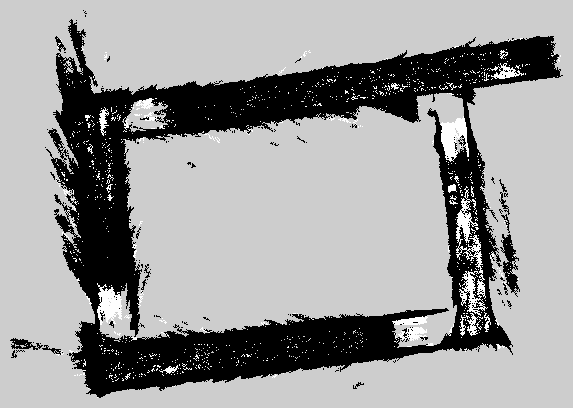
#> input picture self-driving/Realsense_d435/path_planning/aa.png, 573 x 408 px
$ python lobby_optimization_sample.py
#> lines starting #> are read from the running program, lines starting #| are printed output that depends on the picture; after the words box and inside, x2 and y2 are one past the last pixel; in counts of white or black regions, pixels touching at a corner belong together
#> in pathplanning, img is the input picture: shape (408, 573, 3); min 0, max 254, mean 154.8
import matplotlib.pyplot as plt
import pyfmm
import time
import cv2
import numpy as np
import imutils
import random


class Node():
    """A node class for A* Pathfinding"""

    # [8 lines left out: function __init__, not called in this run]

    def __eq__(self, other):
        return self.position == other.position


def convert2list(img):
    height, width = img.shape
    maze = np.zeros((height, width), np.uint8)
    for i in range(width):
        for j in range(height):
            maze[j][i] = 1 if img[j][i] > 0 else 0

    return maze.tolist()


def img2binList(img, lenWidth, GRID_SIZE=50, verbose=0):
#> called with lenWidth = 3580, GRID_SIZE = 20, verbose = 0
    global DISTANCECOSTMAP
    gray = cv2.cvtColor(img, cv2.COLOR_BGR2GRAY)

    _, gray = cv2.threshold(gray, 112, 255, cv2.THRESH_BINARY_INV)
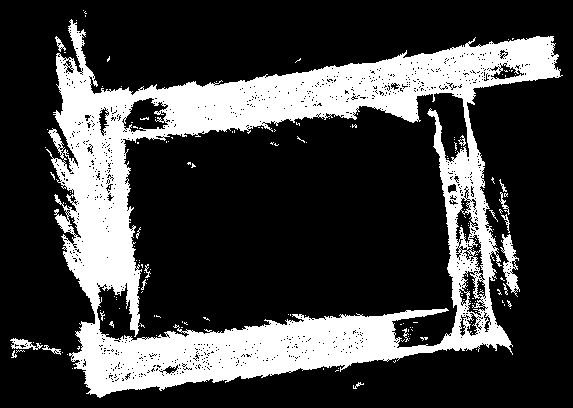
#> gray: shape (408, 573); 25.1% white; 166 white regions (148 under 20 px)
    if verbose:
        cv2.imshow("img", gray)
        cv2.waitKey(0)

    cnts = cv2.findContours(gray.copy(), cv2.RETR_EXTERNAL,
                            cv2.CHAIN_APPROX_SIMPLE)
#> cnts = 54 contours, 47 with area under 20; largest, box (x1, y1, x2, y2) and area: (46, 19, 563, 398) 127938, (500, 234, 520, 297) 484, (10, 338, 43, 350) 164, (55, 36, 66, 52) 53, (42, 345, 61, 355) 42, (499, 192, 510, 215) 36, (501, 214, 510, 233) 26
    cnts = imutils.grab_contours(cnts)
    locs = []

    height, width = gray.shape
#> height = 408; width = 573
    tmp = np.zeros((height, width), np.uint8)

    idxLargest = 0
    areaLargest = 0
    # loop over the contours
    for (i, c) in enumerate(cnts):
        # compute the bounding box of the contour, then use the
        # bounding box coordinates to derive the aspect ratio
        (x, y, w, h) = cv2.boundingRect(c)
        if w * h > areaLargest:
            idxLargest = i
            areaLargest = w * h
        cv2.rectangle(tmp, (x, y), (x + w, y + h), (255, 0, 0), 2)
#> this loop made 54 passes
#> (x, y, w, h, areaLargest) on passes 1, 13, 16, 25, 51: (353, 382, 11, 7, 77), (42, 345, 19, 10, 190), (10, 338, 33, 12, 396), (500, 234, 20, 63, 1260), (46, 19, 517, 379, 195943)
#> (x, y, w, h) on passes 3, 5, 6, 7, 8, 9: (338, 368, 1, 1), (72, 368, 1, 1), (393, 360, 3, 3), (67, 354, 1, 1), (62, 352, 1, 1), (16, 350, 9, 3)
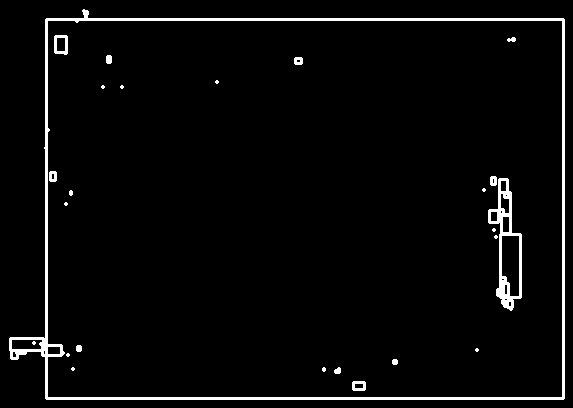
#> tmp: shape (408, 573); 3.4% white; 25 white regions (12 under 20 px), largest, box (x1, y1, x2, y2) and area: (9, 9, 565, 400) 5922, (488, 178, 522, 311) 1304, (54, 35, 68, 55) 162
#> after the loop, areaLargest = 195943; idxLargest = 50

    if verbose:
        # print("found largest contour outline")
        cv2.imshow("img", tmp)
        cv2.waitKey(0)

    # print("cropping image as largest contour")
    (x, y, w, h) = cv2.boundingRect(cnts[idxLargest])
#> x = 46; y = 19; w = 517; h = 379
    gray = gray[y:y + h, x:x + w]
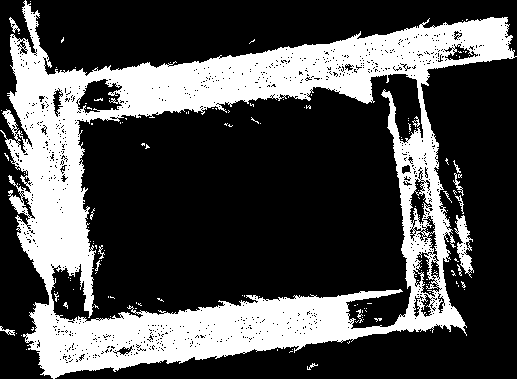
#> gray: shape (379, 517); 29.9% white; 157 white regions (141 under 20 px), largest, box (x1, y1, x2, y2) and area: (0, 0, 517, 379) 57054, (454, 215, 474, 278) 535, (453, 173, 464, 196) 65
    if verbose:
        cv2.imshow("img", gray)
        cv2.waitKey(0)

    mapWidth = (int)(lenWidth // GRID_SIZE)
    mapHeight = (int)((h / w) * lenWidth // GRID_SIZE)
#> mapHeight = 131
    print("the map will be created by the size: " + str(mapWidth) + " X " + str(mapHeight))
#| the map will be created by the size: 179 X 131

    resized_gray = imutils.resize(gray, width=mapWidth)  # resize the map for convolution
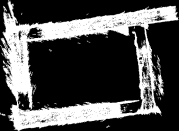
#> resized_gray: shape (131, 179); min 0, max 255, mean 76.2
    _, resized_gray = cv2.threshold(resized_gray, 1, 255, cv2.THRESH_BINARY)
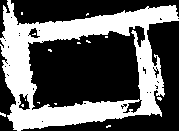
#> resized_gray: shape (131, 179); 37.7% white; 15 white regions (14 under 20 px), largest, box (x1, y1, x2, y2) and area: (0, 0, 179, 131) 8727
    if verbose:
        cv2.imshow("img", resized_gray)
        cv2.waitKey(0)
    maze = convert2list(resized_gray)
#> maze = 131 items
    my_maze = np.array(maze)
    solution = pyfmm.march(my_maze == 1, batch_size=10000)[0] # NOTE : white area means walkable area
    DISTANCECOSTMAP = solution

    # cv2.destroyAllWindows()
    return maze


# [141 lines left out: functions distcost, random_walkable_position, walkable_plane_list, convert2meter, astar, not called in this run]


def pathplanning(start, end, image_path, verbose=0):
    # Running Time Check
    starttime = time.time()

	# Convert map image to binary list
    img = cv2.imread(image_path)
    maze = img2binList(img, lenWidth=3580, GRID_SIZE=20, verbose=0) #cm, 1000 for E5-223
    # Start and End point setting

    print("Start =", start, '\n', "End =", end)

    # Procedure Checking
    print(" ", "Path planning Proceeding...", " ")

    path = astar(maze, start, end)
    print("Path planning Succeed")
    print("time :", time.time() - starttime)

    if verbose:
        # Print generated Path (in grid scale and meter scale)
        print("Path : ", path)
        print("Meter scale Path : ", convert2meter(path))

        # Visualizing binary map and generated path
        showmaze = np.array(maze).astype(np.uint8)
        showmaze *= 255
        num_of_searched_node = 0
        """
        for walkable in walkable_plane_list(100, 100):          # checking walkable plane
        showmaze[walkable[0]][walkable[1]] = 60
        """
        for searched in checked_positions:
            showmaze[searched[0]][searched[1]] = 40
        for colorpath in path:
            showmaze[colorpath[0]][colorpath[1]] = 70
            num_of_searched_node += 1
        print(num_of_searched_node)

        showmaze[start[0]][start[1]] = 150
        showmaze[end[0]][end[1]] = 200
        showmaze = cv2.resize(showmaze, None, fx=5, fy=5, interpolation=cv2.INTER_NEAREST)

        cv2.imshow('Sample A* algorithm run with distance cost', showmaze)
        cv2.imwrite('c5.jpg', showmaze)
        cv2.waitKey(0)
        plt.imshow(DISTANCECOSTMAP, interpolation='None')
        # plt.imshow(my_image)
        plt.colorbar()
        plt.title('Irregular boundary')
        plt.show()
        plt.close()  # press 'Q' to exit

    return path

if __name__ == '__main__':

    start = (84, 59)
    end = (73, 105)
    pathplanning(start, end, image_path="aa.png", verbose=1)
#> (the call stopped at in img2binList, `solution = pyfmm.march(my_maze == 1, batch_size=10000)[0]`: pyfmm is not available in this run)

$ run again, with self-driving/Realsense_d435/path_planning/abc.png copied over self-driving/Realsense_d435/path_planning/aa.png
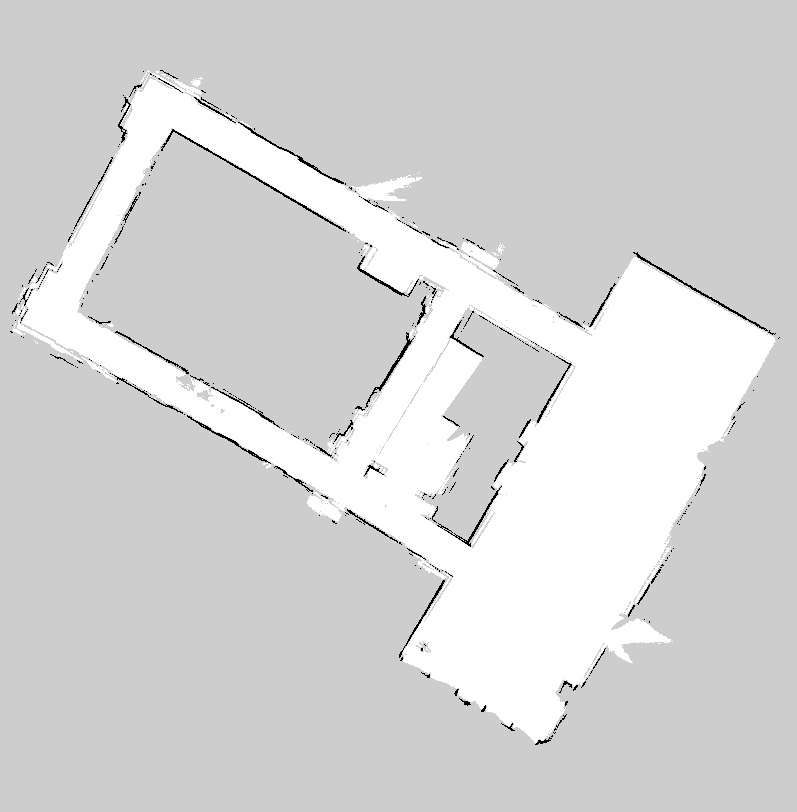
#> input picture self-driving/Realsense_d435/path_planning/abc.png, 797 x 812 px
#> in pathplanning, img is the input picture: shape (812, 797, 3); min 0, max 254, mean 214
#> in img2binList, `_, gray = cv2.threshold(gray, 112, 255, cv2.THRESH_BINARY_INV)`:
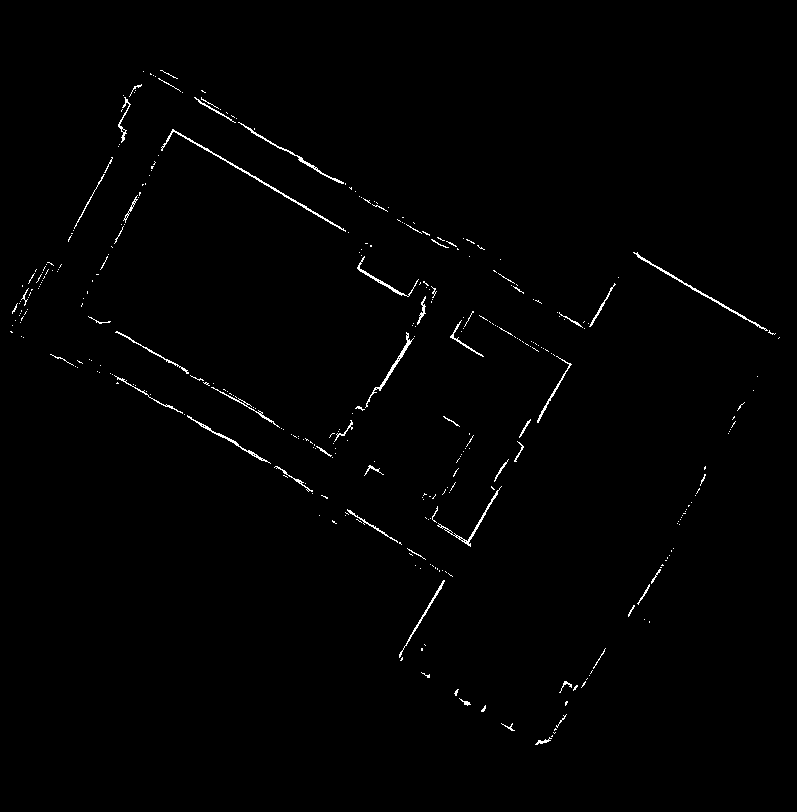
#> gray: shape (812, 797); 0.86% white in thin lines or dots, all inside (x1, y1, x2, y2) = (10, 70, 780, 745)
#> cnts = 349 contours, 320 with area under 20; largest, box (x1, y1, x2, y2) and area: (161, 129, 346, 232) 262, (633, 252, 768, 331) 204, (365, 332, 414, 408) 167, (238, 122, 344, 184) 155, (437, 486, 502, 547) 154
#> the loop in img2binList, `for (i, c) in enumerate(cnts):` made 349 passes
#> (x, y, w, h, areaLargest) on passes 1, 6, 13, 19, 26, 81, 131, 276: (535, 737, 17, 8, 136), (556, 714, 11, 14, 154), (559, 681, 13, 12, 156), (593, 648, 13, 21, 273), (399, 580, 46, 78, 3588), (437, 486, 65, 61, 3965), (187, 415, 84, 49, 4116), (633, 252, 135, 79, 10665)
#> after the loop in img2binList, `for (i, c) in enumerate(cnts):`: areaLargest = 19055; idxLargest = 326
#> mapHeight = 99
#| the map will be created by the size: 179 X 99
#> in img2binList, `_, resized_gray = cv2.threshold(resized_gray, 1, 255, cv2.THRESH_BINARY)`:
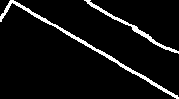
#> resized_gray: shape (99, 179); 6.1% white; 2 white regions, box (x1, y1, x2, y2) and area: (0, 0, 179, 99) 716, (84, 0, 179, 54) 369
#> in img2binList, `maze = convert2list(resized_gray)`: maze = 99 items
